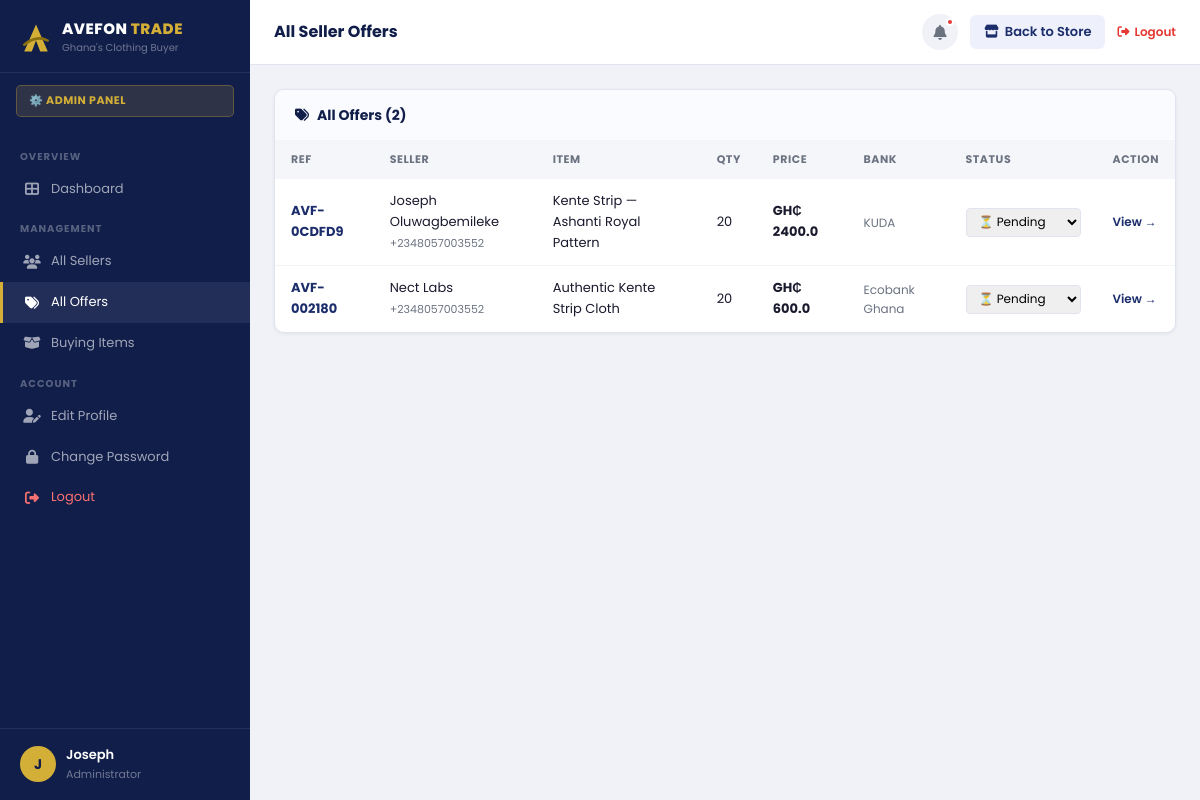
/dashboard/admin/offers/ (signed in), run on the app's committed database.
### backend/models.py (models this page shows, shortened)
class SellerOffer(models.Model):
    STATUS = [
        ('pending',  '⏳ Pending Review'),
        ('approved', '✅ Approved'),
        ('received', '📦 Goods Received'),
        ('paid',     '💰 Paid'),
        ('rejected', '❌ Rejected'),
    ]
    ref           = models.CharField(max_length=20, unique=True, editable=False)
    user          = models.ForeignKey(User, on_delete=models.SET_NULL, null=True, blank=True, related_name='offers')
    seller_name   = models.CharField(max_length=200)
    seller_phone  = models.CharField(max_length=20)
    seller_email  = models.EmailField(blank=True)
    item          = models.ForeignKey(BuyingItem, on_delete=models.SET_NULL, null=True, blank=True, related_name='offers')
    item_name     = models.CharField(max_length=200)
    quantity      = models.PositiveIntegerField()
    asking_price  = models.DecimalField(max_digits=10, decimal_places=2)
    condition     = models.CharField(max_length=50, default='Brand New')
    description   = models.TextField(blank=True)
    bank_name     = models.CharField(max_length=100)
    account_name  = models.CharField(max_length=200)
    account_number = models.CharField(max_length=50)
    branch        = models.CharField(max_length=100, blank=True)
    location      = models.CharField(max_length=200, blank=True, help_text='Seller location/address for delivery')
    status        = models.CharField(max_length=20, choices=STATUS, default='pending')
    admin_note    = models.TextField(blank=True)
    created_at    = models.DateTimeField(auto_now_add=True)
    updated_at    = models.DateTimeField(auto_now=True)
    class Meta:
        ordering = ['-created_at']
    @property
    def total(self):
        return float(self.quantity) * float(self.asking_price)
    @property
    def bank(self):
        return self.bank_name
    @property
    def qty(self):
        return self.quantity

### backend/views.py (the view)
# urls.py: path('dashboard/admin/offers/',                 views.admin_offers,         name='admin-offers'),
@login_required
def admin_offers(request):
    if not request.user.is_staff:
        return redirect('backend:user-dashboard')
    offers = _get_all_offers(request)
    return render(request, 'backend/admin-offers.html', {'offers': offers})

### backend/views.py (called while the page is built)
def _get_all_offers(request):
    if USE_DB:
        try:
            return list(SellerOffer.objects.all().order_by('-created_at'))
        except Exception:
            pass
    return request.session.get('all_offers', [])

### templates/backend/admin-offers.html (shortened to what this page needs)
{% extends 'backend/base-dashboard.html' %}
{% block sidebar_role %}⚙️ Admin Panel{% endblock %}
{% block user_role_label %}Administrator{% endblock %}
{% block page_title %}All Seller Offers{% endblock %}
{% block sidebar_nav %}
<div class="dash-nav-section">Overview</div>
<a href="{% url 'backend:admin-dashboard' %}" class="dash-nav-link"><i class="fas fa-th-large"></i> Dashboard</a>
<div class="dash-nav-section">Management</div>
<a href="{% url 'backend:admin-sellers' %}" class="dash-nav-link"><i class="fas fa-users"></i> All Sellers</a>
<a href="{% url 'backend:admin-offers' %}" class="dash-nav-link active"><i class="fas fa-tags"></i> All Offers</a>
<a href="{% url 'backend:admin-products' %}" class="dash-nav-link"><i class="fas fa-box-open"></i> Buying Items</a>
<div class="dash-nav-section">Account</div>
<a href="{% url 'backend:edit-profile' %}" class="dash-nav-link"><i class="fas fa-user-edit"></i> Edit Profile</a>
<a href="{% url 'backend:change-password' %}" class="dash-nav-link"><i class="fas fa-lock"></i> Change Password</a>
<a href="{% url 'frontend:logout' %}" class="dash-nav-link" style="color:#F87171"><i class="fas fa-sign-out-alt"></i> Logout</a>
{% endblock %}
{% block dashboard_content %}
<div class="dash-card">
  <div class="dash-card-head">
    <div class="dash-card-title"><i class="fas fa-tags"></i> All Offers ({{ offers|length }})</div>
  </div>
  <div style="overflow-x:auto">
    <table class="dash-table">
      <thead><tr><th>Ref</th><th>Seller</th><th>Item</th><th>Qty</th><th>Price</th><th>Bank</th><th>Status</th><th>Action</th></tr></thead>
      <tbody>
        {% for offer in offers %}
        <tr>
          <td><strong style="color:#1B2D6B">{{ offer.ref }}</strong></td>
          <td>{{ offer.seller_name }}<br><span style="font-size:11px;color:#6B7280">{{ offer.seller_phone }}</span></td>
          <td>{{ offer.item_name }}</td>
          <td>{{ offer.qty }}</td>
          <td><strong>GH₵ {{ offer.total }}</strong></td>
          <td style="font-size:12px;color:#6B7280">{{ offer.bank }}</td>
          <td>
            <form method="POST" action="{% url 'backend:update-offer-status' offer.ref %}">
              <select name="status" onchange="this.form.submit()" style="border:1px solid #E0E4EF;border-radius:4px;padding:4px 8px;font-size:12px;font-family:inherit">
                <option value="pending" {% if offer.status == 'pending' %}selected{% endif %}>⏳ Pending</option>
              </select>
            </form>
          </td>
          <td><a href="{% url 'backend:offer-detail' offer.ref %}" style="font-size:12px;color:#1B2D6B;font-weight:600">View →</a></td>
        </tr>
        {% empty %}
        <tr><td colspan="8" style="text-align:center;padding:32px;color:#6B7280">No offers submitted yet.</td></tr>
        {% endfor %}
      </tbody>
    </table>
  </div>
</div>
{% endblock %}

### templates/backend/base-dashboard.html (shortened to what this page needs)
{% load static %}
<!doctype html>
<html lang="en">
<head>
  <link rel="stylesheet" href="{% static 'frontend/css/style.css' %}">
  <link href="https://cdnjs.cloudflare.com/ajax/libs/font-awesome/6.5.1/css/all.min.css" rel="stylesheet">
</head>
<body>
<div class="dash-wrap">
  <aside class="dash-sidebar">
    <div class="dash-logo">
      <svg width="32" height="32" viewBox="0 0 38 38" fill="none">
        <polygon points="19,3 33,35 24,35 19,22 14,35 5,35" fill="#D4AF37"/>
        <path d="M5,27 Q19,15 33,22" stroke="#8A7010" stroke-width="3" fill="none" stroke-linecap="round"/>
      </svg>
      <div>
        <div class="dash-logo-text">AVEFON <span>TRADE</span></div>
        <div class="dash-logo-sub">Ghana's Clothing Buyer</div>
      </div>
    </div>
    <div class="dash-role-badge">{% block sidebar_role %}Dashboard{% endblock %}</div>
    <nav class="dash-nav">{% block sidebar_nav %}{% endblock %}</nav>
    <div class="dash-sidebar-bottom">
      <div class="dash-user-info">
        <div class="dash-avatar">
          {% if request.user.first_name %}
            {{ request.user.first_name|first|upper }}{% if request.user.last_name %}{{ request.user.last_name|first|upper }}{% endif %}
          {% else %}
            {{ request.user.username|first|upper }}
          {% endif %}
        </div>
        <div>
          <div class="dash-user-name">{{ request.user.get_full_name|default:request.user.username }}</div>
          <div class="dash-user-role">{% block user_role_label %}Member{% endblock %}</div>
        </div>
      </div>
    </div>
  </aside>
  <div class="dash-content">
    <header class="dash-topbar">
      <div class="dash-topbar-left">
        <span class="dash-topbar-title">{% block page_title %}Dashboard{% endblock %}</span>
      </div>
      <div class="dash-topbar-right">
        <div class="dash-topbar-icon" title="Notifications">
          <i class="fas fa-bell"></i>
          <span class="dash-notif-dot"></span>
        </div>
        <a href="{% url 'frontend:index' %}" class="dash-store-link">
          <i class="fas fa-store"></i> Back to Store
        </a>
        <a href="#" onclick="showLogoutModal();return false" style="font-size:12px;color:#E53935;font-weight:600;display:flex;align-items:center;gap:5px">
          <i class="fas fa-sign-out-alt"></i> Logout
        </a>
      </div>
    </header>
    <div class="dash-page">
      {% block dashboard_content %}{% endblock %}
    </div>
  </div>
</div>
</body>
</html>

### static/frontend/css/style.css (style rules this page uses)
:root { --purple: #f7ecd3; --purple-dark: #eee1bb; --purple-light: #ede9fe; --purple-pale: #f5f3ff; --accent: #f59e0b; --red: #ef4444; --green: #10b981; --dark: #111827; --gray-700: #374151; --gray-500: #6b7280; --gray-300: #d1d5db; --gray-100: #f3f4f6; --white: #ffffff; --border: #e5e7eb; --shadow: 0 1px 3px rgba(0,0,0,0.08), 0 1px 2px rgba(0,0,0,0.06); --shadow-md: 0 4px 6px rgba(0,0,0,0.07), 0 2px 4px rgba(0,0,0,0.06); --shadow-lg: 0 10px 15px rgba(0,0,0,0.08), 0 4px 6px rgba(0,0,0,0.05); --radius-sm: 6px; --radius: 10px; --radius-lg: 16px; --radius-xl: 22px; --transition: all 0.22s ease; }
*, *::before, *::after { box-sizing: border-box; margin: 0; padding: 0; }
html { scroll-behavior: smooth; font-size: 15px; }
body { font-family: 'AlbertSans', 'Plus Jakarta Sans', system-ui, sans-serif; background: #f8f8f8; color: var(--dark); line-height: 1.6; -webkit-font-smoothing: antialiased; }
a { text-decoration: none; color: inherit; }
button, input, select, textarea { font-family: inherit; }

### data on the page
SellerOffer: ref "AVF-0CDFD9", seller_name "Joseph Oluwagbemileke", seller_phone "+2348057003552", item_name "Kente Strip — Ashanti Royal Pattern", qty "20", total "2400.0", bank "KUDA", status "⏳ Pending"
SellerOffer: ref "AVF-002180", seller_name "Nect Labs", seller_phone "+2348057003552", item_name "Authentic Kente Strip Cloth", qty "20", total "600.0", bank "Ecobank Ghana", status "⏳ Pending"

### other printed values
{{ request.user.username|first|upper }} "J"
{{ request.user.get_full_name|default:request.user.username }} "Joseph"
{{ offers|length }} "2"
